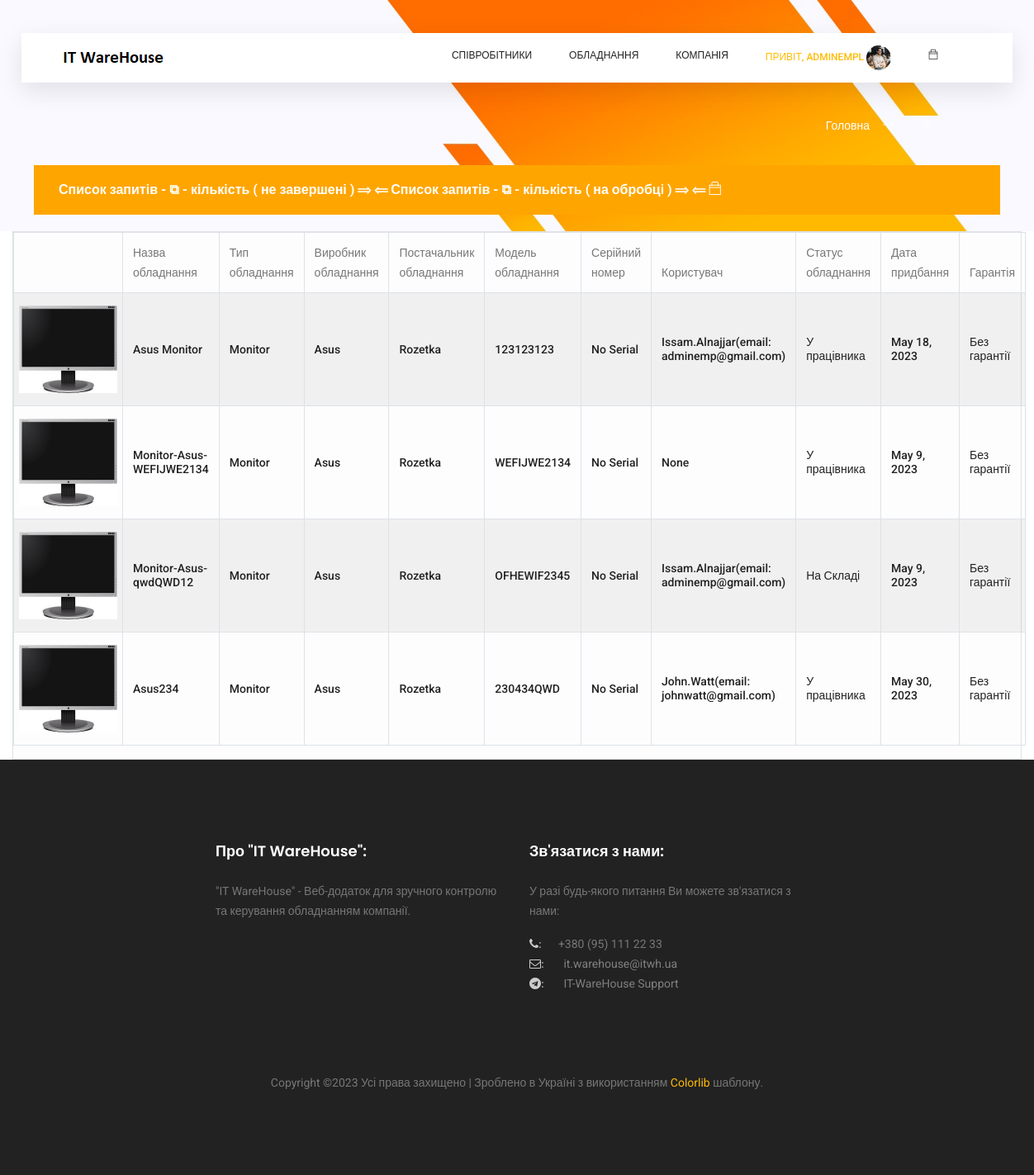
Page /assets/warranty (signed in) on the committed database.
### users/models.py (models this page shows, shortened)
class NewUser(AbstractBaseUser, PermissionsMixin):
    email = models.EmailField(_('email address'), unique=True)
    user_name = models.CharField(max_length=150, unique=True)
    start_date = models.DateTimeField(default=timezone.now)
    is_staff = models.BooleanField(default=False)
    is_active = models.BooleanField(default=False)
    is_employee = models.BooleanField(default=False)
    objects = CustomAccountManager()
    USERNAME_FIELD = 'email'
    REQUIRED_FIELDS = ['user_name']

### employees/models.py (models this page shows)
class Employees(models.Model):
    first_name = models.CharField(max_length=50, default='', verbose_name="Ім'я *")
    last_name = models.CharField(max_length=50, default='', verbose_name='Прізвище *')
    email = models.EmailField(max_length=75, unique=True, null=True, verbose_name='Електрона пошта *')
    eid = models.CharField(max_length=8, unique=True, null=True, verbose_name='Внутрішній номер *')
    department = models.ForeignKey(Departments, null=True, on_delete=models.SET_NULL, verbose_name='Назва відділу *')
    title = models.CharField(max_length=50, null=True, default='', verbose_name='Посада *')
    user_id = models.ForeignKey(NewUser, null=True, on_delete=models.SET_NULL, verbose_name='ID Користувача *')
    location = models.ForeignKey(Cities, null=True, on_delete=models.SET_NULL, blank=True, verbose_name='Назва міста')
    mobilephone = models.CharField(max_length=20, null=True, default='', blank=True, verbose_name='Мобільний телефон')
    status = models.ForeignKey(UserStatus, null=True, on_delete=models.SET_NULL, blank=True,
                               verbose_name='Форма роботи')
    photo = models.FileField(upload_to='photos/', null=True, default='photos/default_user.jpg', blank=True,
                             verbose_name='Фото')
    comments = models.TextField(max_length=300, null=True, default='', blank=True, verbose_name='Коментарі')
    def __str__(self) -> str:
        return str(self.first_name) + '.' + str(self.last_name) + '(email: ' + str(self.email) + ')'

### assets/models.py (models this page shows, shortened)
class DeviceType(models.Model):
    dev_type = models.CharField(max_length=100, unique=True, default='', verbose_name='Тип обладнання')
    dev_type_logo = models.FileField(upload_to='dev_types/', null=True, blank=True, default='dev_type.jpg',
                                     verbose_name='Логотип')
    def __str__(self) -> str:
        return str(self.dev_type)

class Devices(models.Model):
    device_type = models.ForeignKey(DeviceType, on_delete=models.CASCADE, verbose_name='Тип обладнання')
    device_vendor = models.ForeignKey(Vendors, on_delete=models.CASCADE, verbose_name='Виробник')
    device_title = models.CharField(max_length=250, default='', verbose_name='Назва обладнання')
    device_model = models.CharField(max_length=100, null=True, default='', blank=True, verbose_name='Модель обладнання')
    serial_number = models.CharField(max_length=40, default='No Serial', blank=True, verbose_name='Серійний номер')
    device_status = models.ForeignKey(DeviceStatus, null=True, on_delete=models.SET_NULL,
                                      verbose_name='Статус пристрою')
    user_id = models.ForeignKey(Employees, blank=True, null=True, on_delete=models.SET_NULL, verbose_name='Користувач')
    supplier = models.ForeignKey(Suppliers, blank=True, null=True, on_delete=models.SET_NULL,
                                 verbose_name='Постачальник')
    purchase_date = models.DateField(null=True, blank=True, verbose_name='Дата придбання')
    device_warranty = models.ForeignKey(DeviceWarranty, blank=True, null=True, on_delete=models.SET_NULL,
                                        verbose_name='Термін гарантії')
    comments = models.TextField(max_length=500, null=True, default='', blank=True, verbose_name='Коментарі')

class Vendors(models.Model):
    vendor = models.CharField(max_length=100, unique=True, default='', verbose_name='Виробник обладнання')
    url = models.URLField(max_length=200, null=True, default='', blank=True, verbose_name='Сайт виробника (URL)')
    vendor_logo = models.FileField(upload_to='vendors/', null=True, blank=True, default='dev_vendor.jpg',
                            verbose_name='Логотип')
    def __str__(self) -> str:
        return str(self.vendor)

class Suppliers(models.Model):
    title = models.CharField(max_length=150, unique=True, default='', verbose_name='Назва постачальника')
    url = models.URLField(max_length=200, blank=True, null=True, default='', unique=True,
                          verbose_name='Сайт постачальника (URL)')
    email = models.EmailField(max_length=100, null=True, default='', blank=True, unique=True,
                              verbose_name='Електрона пошта (EMail)')
    phone = models.CharField(max_length=20, default='', null=True, blank=True, verbose_name='Номер телефону')
    comments = models.TextField(max_length=300, default='', null=True, blank=True, verbose_name='Коментарі')
    def __str__(self) -> str:
        return str(self.title)

class DeviceStatus(models.Model):
    dev_status = models.CharField(max_length=100, unique=True, default='', verbose_name='Статус обладнання')
    def __str__(self) -> str:
        return str(self.dev_status)

class DeviceWarranty(models.Model):
    warranty = models.CharField(max_length=100, unique=True, default='', verbose_name='Термін гарантії')
    comments = models.CharField(max_length=250, default='', null=True, blank=True, verbose_name='Коментарі')
    def __str__(self) -> str:
        return str(self.warranty)

### assets/views.py (the view)
# urls.py: path('warranty', warranty, name='warranty-list'),
@login_required
def warranty(request):
    user_admin = 0
    if request.user.groups.filter(name='Admins').exists():
        user_admin = 1
    if Employees.objects.filter(user_id=request.user.id).exists():
        employee_data = Employees.objects.get(user_id=request.user.id)
    else:
        employee_data = ''
    all_devices = Devices.objects.all()
    d_type = DeviceType.objects.all()
    return render(request, 'assets/warranty.html', context={
        'dev': all_devices,
        'dev_type': d_type,
        'user_admin': user_admin,
        'employee_data': employee_data,
    })

### templates/assets/warranty.html (shortened to what this page needs)
{% extends '_layouts/base.html' %}
{% load static %}
{% block content %}
{% if user_admin > 0  %}
<div class="container" style="max-width: 1300px;">
    <div class="cart_inner">
        <div class="class=table table-bordered table-striped table-light dataTable-table">
            <table class="table">
                <thead>
                <tr>
                    <th scope="col"></th>
                    <th scope="col">Назва обладнання</th>
                    <th scope="col">Тип обладнання</th>
                    <th scope="col">Виробник обладнання</th>
                    <th scope="col">Постачальник обладнання</th>
                    <th scope="col">Модель обладнання</th>
                    <th scope="col">Серійний номер</th>
                    <th scope="col">Користувач</th>
                    <th scope="col">Статус обладнання</th>
                    <th scope="col">Дата придбання</th>
                    <th scope="col">Гарантія</th>
                </tr>
                </thead>
                <tbody>
                {% for d in dev %}
                <tr>
                    <td class="w_img">
                        {% for d1 in dev_type %}
                        <img src="/media/{{ d1.dev_type_logo }}">
                        {% endfor %}
                    </td>
                    <td>
                        <h5>{{ d.device_title }}</h5>
                    </td>
                    <td>
                        <h5>{{ d.device_type }}</h5>
                    </td>
                    <td>
                        <h5>{{ d.device_vendor }}</h5>
                    </td>
                    <td>
                        <h5>{{ d.supplier }}</h5>
                    </td>
                    <td>
                        <h5>{{ d.device_model}}</h5>
                    </td>
                    <td>
                        <h5>{{ d.serial_number }}</h5>
                    </td>
                    <td>
                        <h5>{{ d.user_id }}</h5>
                    </td>
                    <td>
                        <h5>{{ d.device_status }}</h5>
                    </td>
                    <td>
                        <h5>{{ d.purchase_date }}</h5>
                    </td>
                    <td>
                        <h5>{{ d.device_warranty }}</h5>
                    </td>
                </tr>
                {% endfor %}
                </tbody>
            </table>
        </div>
    </div>
</div>
{% endif %}
{% endblock content %}

### templates/_layouts/header.html (shortened to what this page needs)
{% load static %}
<header class="header_area sticky-header">
	<div class="main_menu">
			<nav class="navbar navbar-expand-lg navbar-light main_box">
				<div class="container">
					<a class="navbar-brand logo_h" href="/">
						<img src="{% static 'static_f_1/img/logo.png' %}" alt="IT WareHouse Project Logo">
					</a>
					<div class="collapse navbar-collapse offset" id="navbarSupportedContent">
						<ul class="nav navbar-nav menu_nav ml-auto">
							{% if not user.is_authenticated %}
								<li class="nav-item"><a class="nav-link" href="/">Вхід до Системи</a></li>
							{% else %}
								{% if user_data.u_group == 'Admins' or user_admin == 1%}
								<li class="nav-item submenu dropdown">
									<a href="#" class="nav-link dropdown-toggle" data-toggle="dropdown" role="button"
									   aria-haspopup="true" aria-expanded="false">Співробітники</a>
								</li>
								{% endif %}
								<li class="nav-item submenu dropdown">
									<a href="#" class="nav-link dropdown-toggle" data-toggle="dropdown"
									   role="button" aria-haspopup="true" aria-expanded="false">Обладнання</a>
								</li>
								<li class="nav-item submenu dropdown">
									<a href="#" class="nav-link dropdown-toggle" data-toggle="dropdown" role="button"
									   aria-haspopup="true" aria-expanded="false">Компанія</a>
								</li>
								<li class="nav-item submenu dropdown active">
									<a href="#" class="nav-link dropdown-toggle" data-toggle="dropdown" role="button"
									   aria-haspopup="true" aria-expanded="false">
										<span>Привіт, {{ user.user_name }}</span>
										{% if employee_data.photo %}
										<span><span><img width="30px" height="30px" class="profile-img"
														 src="/media/{{ employee_data.photo }}" alt=""></span>
										</span>
										{% else %}
										<span><span><img width="30px" height="30px" class="profile-img"
													 src="/media/photos/default_user.jpg" alt=""></span>
										</span>
										{% endif %}
										</a>
								</li>
								<li class="nav-item submenu dropdown">
									<a href="#" class="nav-link dropdown-toggle">
										<span class="ti-bag"></span>
									</a>
								</li>
							{% endif %}
						</ul>
					</div>
				</div>
			</nav>
	</div>
</header>

### static/static_f_2/css/app.css (style rules this page uses)
a { text-decoration:none }
a,button { outline:0 }
.dropdown-toggle:after { color:#fff }
.dataTable-table td,.dataTable-table thead th,.table td,.table thead th { vertical-align:middle }
.dataTable-table thead th,.table thead th { border-bottom:2px solid #475f7b }

### templates/_layouts/header.html (style rules this page uses)
.header_area .navbar .nav .nav-item .nav-link { padding: 1px 0; }
.profile-img { object-fit: cover; border-radius: 15px; }

### templates/assets/warranty.html (style rules this page uses)
.w_img { width: 150px; zoom: 50%; }

### rows in the picture
NewUser: user_name "ADMINEMPL"
Employees: photo (picture)
Devices: device_title "Asus Monitor", device_type "Monitor", device_vendor "Asus", supplier "Rozetka", device_model "123123123", serial_number "No Serial", user_id "Issam.Alnajjar(email: adminemp@gmail.com)", device_status "У працівника", purchase_date "May 18, 2023", device_warranty "Без гарантії"
DeviceType: dev_type_logo (picture)
Devices: device_title "Monitor-Asus-WEFIJWE2134", device_type "Monitor", device_vendor "Asus", supplier "Rozetka", device_model "WEFIJWE2134", serial_number "No Serial", user_id "None", device_status "У працівника", purchase_date "May 9, 2023", device_warranty "Без гарантії"
Devices: device_title "Monitor-Asus-qwdQWD12", device_type "Monitor", device_vendor "Asus", supplier "Rozetka", device_model "OFHEWIF2345", serial_number "No Serial", user_id "Issam.Alnajjar(email: adminemp@gmail.com)", device_status "На Складі", purchase_date "May 9, 2023", device_warranty "Без гарантії"
Devices: device_title "Asus234", device_type "Monitor", device_vendor "Asus", supplier "Rozetka", device_model "230434QWD", serial_number "No Serial", user_id "John.Watt(email: johnwatt@gmail.com)", device_status "У працівника", purchase_date "May 30, 2023", device_warranty "Без гарантії"
